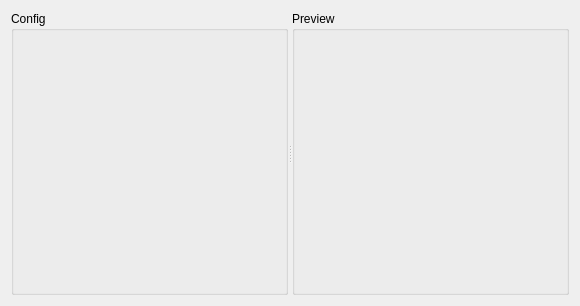
<?xml version="1.0" encoding="UTF-8"?>
<ui version="4.0">
 <class>GeneralFilterWindow</class>
 <widget class="QWidget" name="GeneralFilterWindow">
  <property name="geometry">
   <rect>
    <x>0</x>
    <y>0</y>
    <width>580</width>
    <height>306</height>
   </rect>
  </property>
  <property name="windowTitle">
   <string>Form</string>
  </property>
  <layout class="QGridLayout" name="gridLayout">
   <item row="0" column="0">
    <widget class="QSplitter" name="splitter">
     <property name="orientation">
      <enum>Qt::Horizontal</enum>
     </property>
     <widget class="QGroupBox" name="groupBox">
      <property name="maximumSize">
       <size>
        <width>350</width>
        <height>16777215</height>
       </size>
      </property>
      <property name="title">
       <string>Config</string>
      </property>
      <layout class="QGridLayout" name="gridLayout_4">
       <item row="0" column="0">
        <layout class="QVBoxLayout" name="configLayout"/>
       </item>
      </layout>
     </widget>
     <widget class="QGroupBox" name="groupBox_2">
      <property name="title">
       <string>Preview</string>
      </property>
      <layout class="QGridLayout" name="gridLayout_2">
       <item row="0" column="0">
        <layout class="QVBoxLayout" name="previewLayout"/>
       </item>
      </layout>
     </widget>
    </widget>
   </item>
  </layout>
 </widget>
 <resources/>
 <connections/>
</ui>
